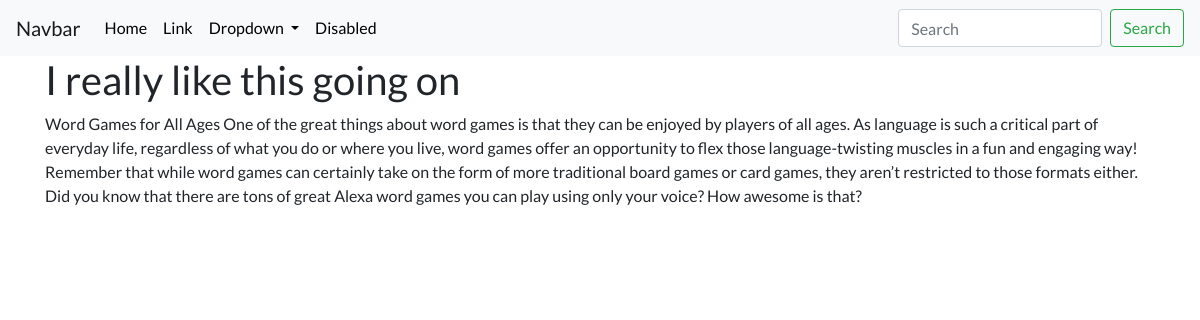
The app's page /blog/2/ with its own data.
### blog/models.py (models this page shows, shortened)
class Blog(models.Model):
    title = models.CharField(max_length=120)
    description = models.TextField()
    dateStamp =  models.DateTimeField(default=now)

### blog/views.py (the view)
# urls.py: path('<int:blog_id>/', views.detail, name='detail'),
def detail(request, blog_id):
    blog = get_object_or_404(Blog, pk=blog_id)
    return render(request, 'blog/detail.html', {'blog':blog})

### blog/templates/blog/detail.html
{% extends 'portfolio/base.html'%}
{% block content %}
  <h1>{{ blog.title }}</h1>
  <p>{{ blog.description|safe }}</p>
{% endblock %}

### portfolio/static/portfolio/custom.css (style rules this page uses)
body { font-family: 'Lato', sans-serif; }

### records on screen
Blog: title "I really like this going on", description "Word Games for All Ages One of the great things about word games is that they can be enjoyed by players of all ages. As language is such a critical part of everyday life, regardless of what you do or where you live, word games offer an opportunity to flex those language-twisting muscles in a fun and engaging way! Remember that while word games can certainly take on the form of more traditional board games or card games, they aren’t restricted to those formats either. Did you know that there are tons of great Alexa word games you can play using only your voice? How awesome is that?"
